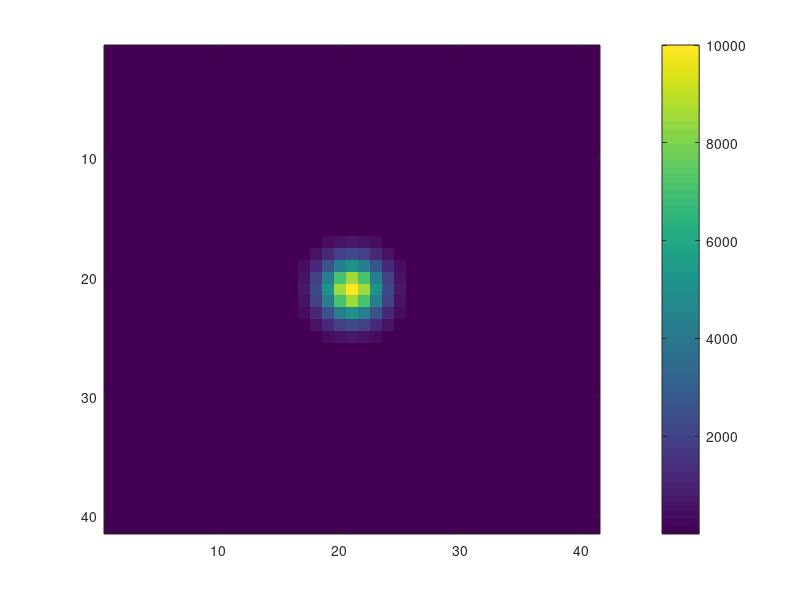
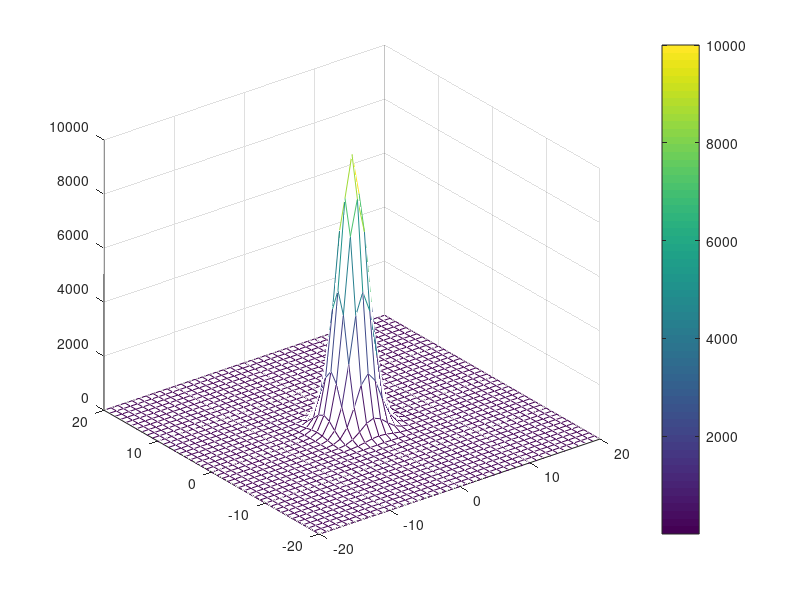
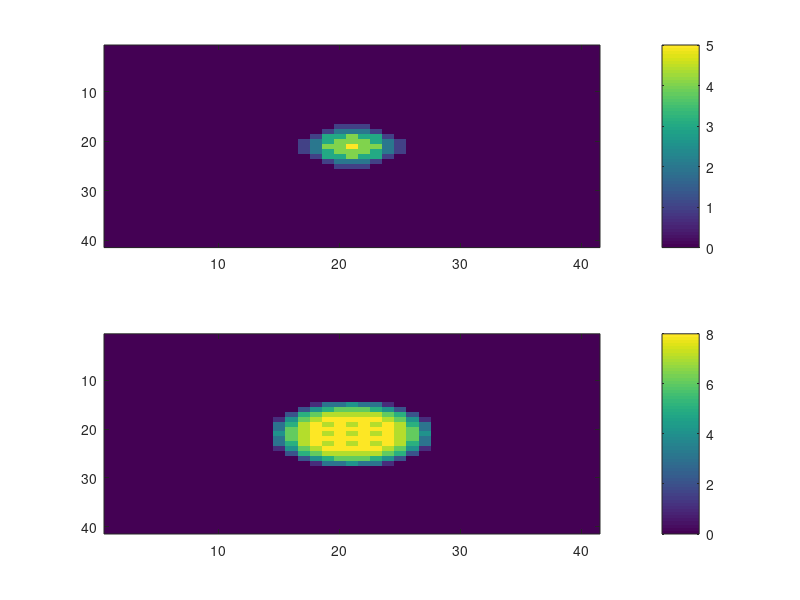
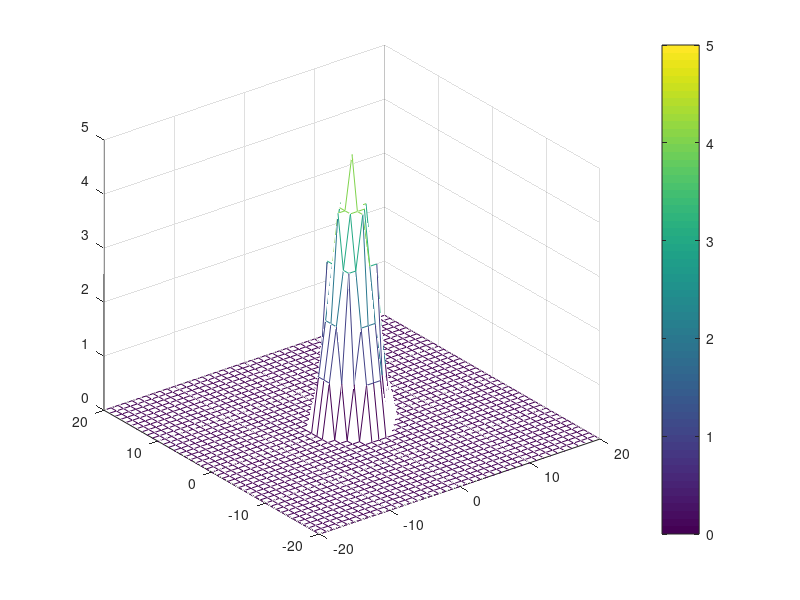

The MATLAB source for these figures, in order:
%% Script to verify an idea on the generation of doughnuts shaped signals
% when doing SMLM with an event camera (Dynamic Vision Sensor)
% Leonardo Redaelli

% Idea: such sensors has a LOGARITHMIC response time in the MICROS, the
% OUTPUT is just a DELTA after a threshold has been surpassed. The INPUT is
% a step convolved with a reversed decaying exponential, so an exponential
% transient starting from 0 toward a given value.

% In this script I simulate a gaussian and suppose that each pixel has an
% exponential transient up to its true value. Each time a threshold is being
% surpassed, a signal containing the time at which it has been surpassed is
% returned. Moreover, the current voltage value gets stored and becomes the
% new value with which the detector make comparisons. The storage of that
% voltage value to make comparisons is approximated to be instantaneous.
% Therefore the threshold values are known and can already be preallocated.

% CONCLUSIONS: no doughnut shape signal is generated. That phenomena is an
% unexplained artifact of the detector. From this simulation we understood
% that a reconstructed frame of an event-camera can be obtained by applying
% the underneath transformation to an emCCD-camera frame, since the
% simulation of the first one is comparable to experimental results.

% functions
gaussian = @(x, var) exp(- x.^2 ./ (2*var));
activation_time = @(pixel_val, threshold, Tdet) -Tdet*log(1 - threshold ./ pixel_val);
count_activations_dT = @(pixel, T0, dT) sum(T0<pixel & pixel<=(T0+dT));

% data
sigma = 3;
vec = -20:20;
Tdet = 100e-6; % response time of the detector
dT = 200e-6; % equivalent integration time to build the output matrix
N_ph = 10000;
B = 500; % starting value of the threshold
N = 20; % 20 different threshold values
Iref = B; % Iref contains all the thresholds with which the detector 
% response signal will be compared (I assumed that once the threshold has
% been surpassed and the detector gave a delta output the new threshold is
% taken as the signal value when the threshold was surpassed)
% for a log10(x) to be > 0.3 means x > 2 => every time multiplied by 2
for i=1:(N-1)
    Iref = [Iref, B*2^i];
end

g = gaussian(vec, sigma);

input_img = N_ph .* g .* g';

% plot the input
figure(1)
imagesc(input_img)
colorbar

figure(2)
[X, Y] = meshgrid(vec,vec');
mesh(X, Y, input_img)
colorbar

output = zeros(size(input_img,1), size(input_img,2), N); % will contain all
% the times of activation of the pixels when an exponential transitory is
% considered

output_img = zeros(size(input_img,1), size(input_img,2), 2); % will contain 
% only the number of activations per each pixel in a given time dT

% build the output matrix, containing in each pixel along the 3rd dimension
% the activation time. For log(-smth) the pixel will contains an imaginary
% number. This values will have to be placed to 0
for i=1:size(input_img, 1)
    for j=1:size(input_img, 2)
        output(i,j,:) = activation_time(input_img(i,j), Iref, Tdet);
        for k=1:N
            output(imag(output(i,j,k))~=0) = 0;
        end
    end
end


% create the frames of an equivalent integration for the first dT time 
% after excitation and the second dT time
for i=1:size(input_img, 1)
    for j=1:size(input_img, 2)
        for k=0:1
            output_img(i,j,k+1) = count_activations_dT(output(i,j,:), dT*k, dT*(k+1));
        end
    end
end

% plot the outputs
% figure(3)
% imagesc(output_img(:,:,1))

figure(3)
subplot(2,1,1)
imagesc(output_img(:,:,1))
colorbar
subplot(2,1,2)
imagesc(output_img(:,:,2))
colorbar

figure(4)
[X, Y] = meshgrid(vec,vec');
mesh(X, Y, output_img(:,:,1))
colorbar
